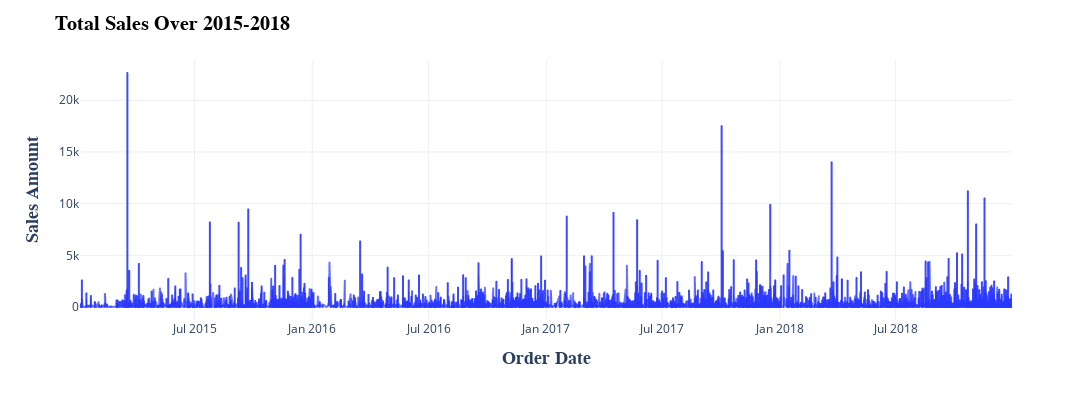

Notebook code cell kept with this figure:
### Code cell
# total sales over the years 2015-2018
fig = px.line(data, x=data.index, y='sales', labels={'order_date': 'Order Date', 'sales': 'Sales Amount'})
fig.update_traces(line=dict(color='rgba(42, 56, 255, 0.7)', width=2),hovertemplate='Order Date: %{x}: <br>Sales: %{y}')
fig.update_layout(title={'text':f"Total Sales Over 2015-2018", 'font': {
            'family': "Georgia",'size': 20, 'color': "black", 'weight':'bold'}}, width=1100, height=400,
                xaxis_title_font=dict(size=18, family='Tw Cen MT', weight='bold'),
                yaxis_title_font=dict(size=18, family='Tw Cen MT', weight='bold'))

### Figure 1 — Plotly figure (JSON) as saved in the notebook; plotly's stock layout.template omitted (floating-point values rounded to 4 significant figures; data arrays with more than 128 entries replaced by an {"elided": "..."} marker saying what was removed)
{"data": [{"hovertemplate": "Order Date: %{x}: <br>Sales: %{y}", "legendgroup": "", "line": {"color": "rgba(42, 56, 255, 0.7)", "dash": "solid", "width": 2}, "marker": {"symbol": "circle"}, "mode": "lines", "name": "", "showlegend": false, "type": "scattergl", "x": {"elided": "9799 str values"}, "xaxis": "x", "y": {"elided": "9799 float values"}, "yaxis": "y"}], "layout": {"height": 400, "legend": {"tracegroupgap": 0}, "margin": {"t": 60}, "title": {"font": {"color": "black", "family": "Georgia", "size": 20, "weight": "bold"}, "text": "Total Sales Over 2015-2018"}, "width": 1100, "xaxis": {"anchor": "y", "autorange": true, "domain": [0, 1], "range": ["2015-01-03", "2018-12-30"], "title": {"font": {"family": "Tw Cen MT", "size": 18, "weight": "bold"}, "text": "Order Date"}, "type": "date"}, "yaxis": {"anchor": "x", "autorange": true, "domain": [0, 1], "range": [-1257.0, 23900.0], "title": {"font": {"family": "Tw Cen MT", "size": 18, "weight": "bold"}, "text": "Sales Amount"}, "type": "linear"}}}
